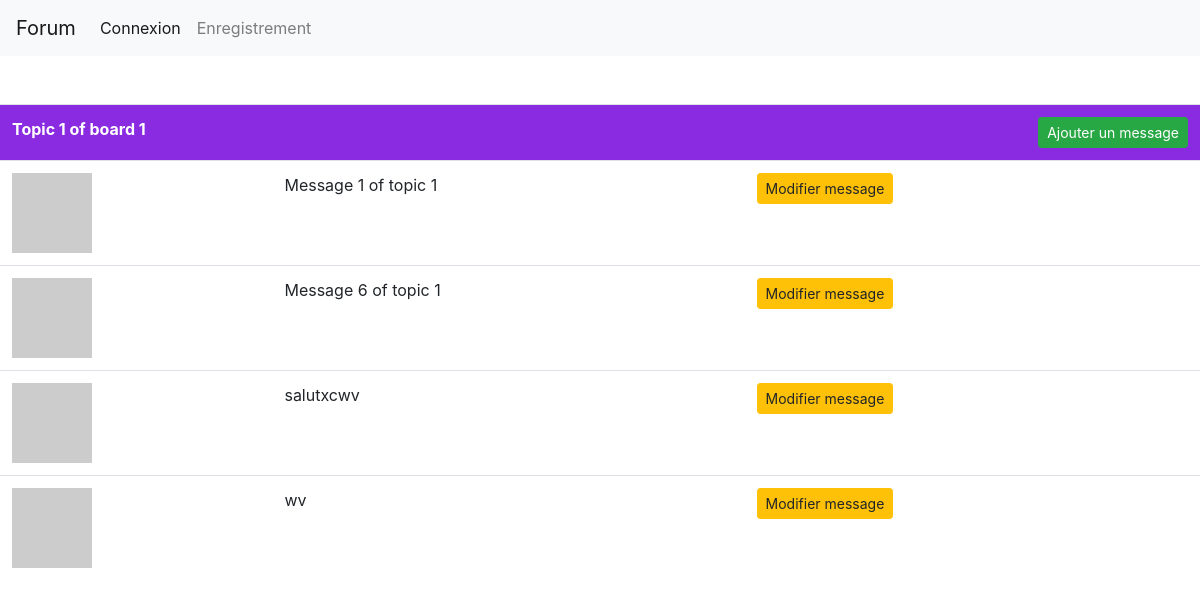
The page /topic.php?idTopic=1 on the database its author committed.
### tables this page shows
CREATE TABLE `topics` (
  `id_topic` int(11) NOT NULL,
  `title` varchar(255) NOT NULL,
  `creation_date` datetime DEFAULT NULL,
  `id_user` int(11) DEFAULT NULL,
  `id_board` int(11) NOT NULL
);

CREATE TABLE `messages` (
  `id_message` int(11) NOT NULL,
  `content` text NOT NULL,
  `id_user` int(11) DEFAULT NULL,
  `creation_date` datetime NOT NULL,
  `edition_date` datetime DEFAULT NULL,
  `id_topic` int(11) NOT NULL
);

### topic.php (the view, shortened to what this page needs)
<?php
$db = openDb();
if (isset($_GET["idTopic"])) {
    $idTopic = $_GET["idTopic"];
} else {
    $idTopic = null;
}
include('_header.php');
include('_nav.php');
$req = $db->prepare('SELECT * FROM messages WHERE id_topic = :idTopic');
$req->execute(array(
    'idTopic' => $idTopic
));
$messages = $req->fetchAll();
$reqTopic = $db->prepare('SELECT * FROM topics WHERE id_topic = :idTopic');
$reqTopic->execute(array(
    'idTopic' => $idTopic
));
$topic = $reqTopic->fetch();
?>
<table class="table">
    <tbody>
        <tr class="topicName" >
            <th scope="row" colspan="2">
                <?php echo $topic["title"];?>
            </th>
            <td class="text-right">
                <a href="message_add.php?idTopic=<?php echo $idTopic; ?>">
                    <button type="button" class="btn btn-success btn-sm" >Ajouter un message</button>
                </a>
            </td>
        </tr>
        <?php
            foreach($messages as $message) {
                echo'
                    <tr class="message">
                        <th scope="row">
                            <img src="https://www.gravatar.com/avatar/ alt="">
                        </th>
                        <td>
                            '.$message["content"].'
                        </td>
                        <td>
                            <a href="message_update.php?messageId='.$message["id_message"].'&topicId='.$idTopic.'">
                                <button type="button" class="btn btn-warning btn-sm" >Modifier message</button>
                            </a>
                        </td>
                    </tr>
                ';
            }
        ?>
    </tbody>
</table>
<?php
include("_footer.php");
?>

### _header.php (shortened to what this page needs)
<!DOCTYPE html>
<html lang="en">
<head>
    <link rel="stylesheet" href="https://stackpath.bootstrapcdn.com/bootstrap/4.4.1/css/bootstrap.min.css">
    <link rel="stylesheet" href="css/style.css">
</head>
<body>

### _nav.php (shortened to what this page needs)
<nav class="navbar navbar-expand-lg navbar-light bg-light mb-5">
  <a class="navbar-brand" href="index.php">Forum</a>
  <div class="collapse navbar-collapse" id="navbarSupportedContent">
    <ul class="navbar-nav mr-auto">
      <?php
      if (empty($_SESSION["nickname"])){
        echo '
        <li class="nav-item active">
          <a class="nav-link" href="login.php">Connexion <span class="sr-only">(current)</span></a>
        </li>
        <li class="nav-item">
          <a class="nav-link" href="register.php">Enregistrement</a>
        </li>';
      }
      ?>
    </ul>
  </div>
</nav>

### _footer.php (shortened to what this page needs)
</body>
</html>

### css/style.css (style rules this page uses)
.topicName { background-color: blueviolet; color: white; }

### rows shown on the page
topics: title "Topic 1 of board 1"
messages: content "Message 1 of topic 1"
messages: content "Message 6 of topic 1"
messages: content "salutxcwv"
messages: content "wv"
